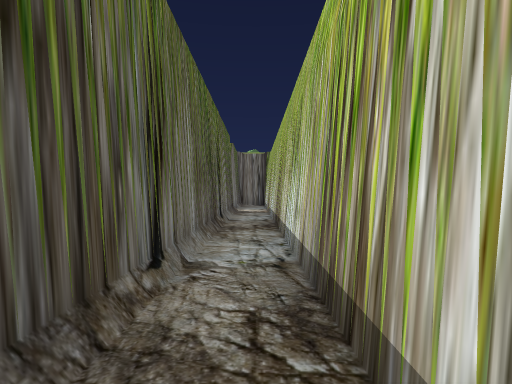
[1] (above)

12 first-person views from a walk through a Unity game level. The camera is 1.5 m above the floor, looks level and sees 80° across. The floor is counted in squares, 2 m on a side. Each view is taken from the middle of a square. On the plan, view 1 faces up. The plan holds only what a view shows up to about 10 squares ahead; the rest is blank. The place goes on beyond the plan. The player character is not drawn.

[2]
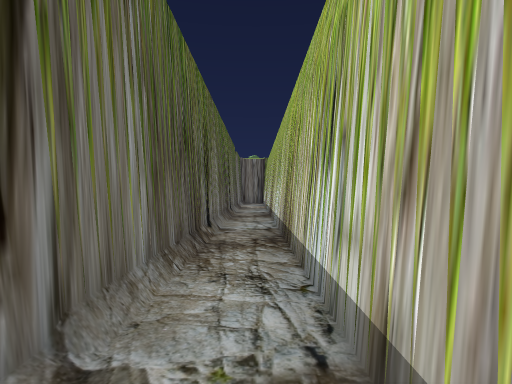

[3]
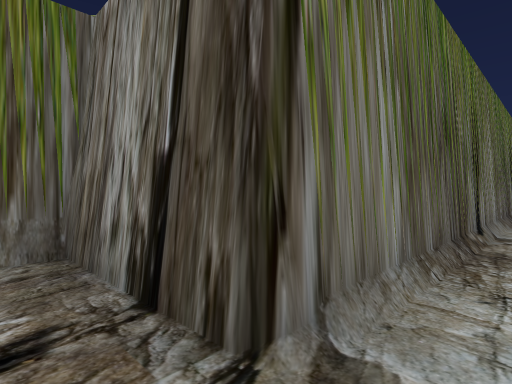

[4]
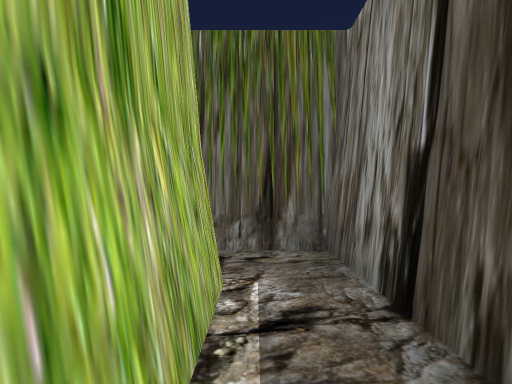

[5]
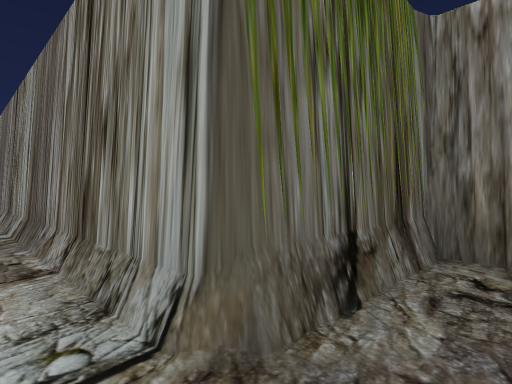

[6]
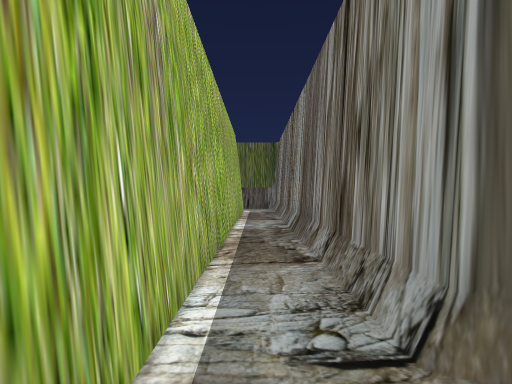

[7]
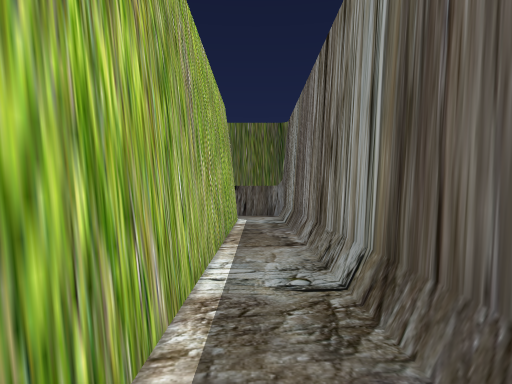

[8]
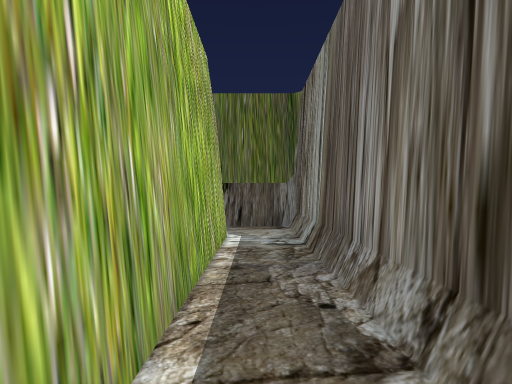

[9]
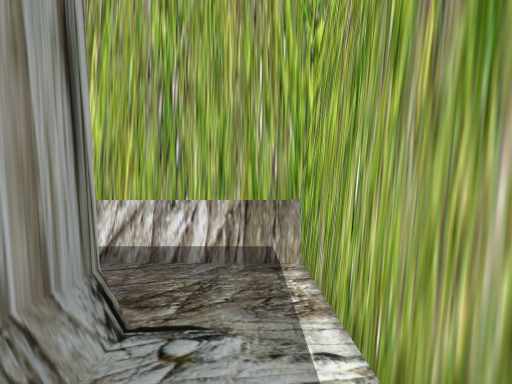

[10]
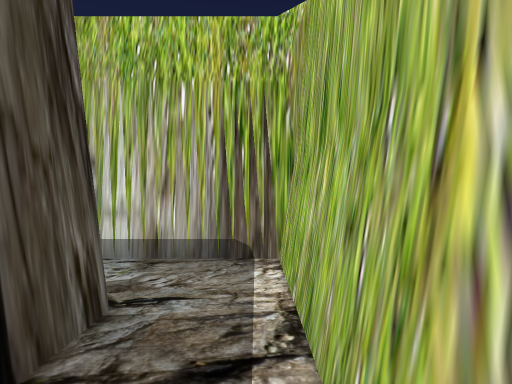

[11]
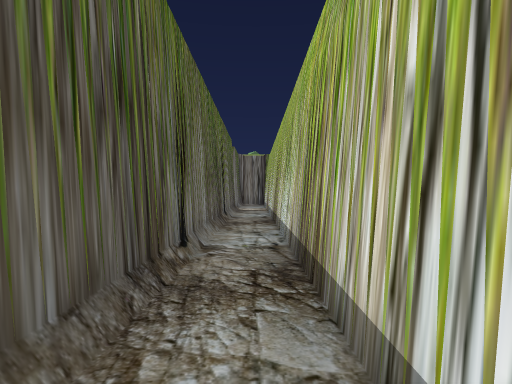

[12]
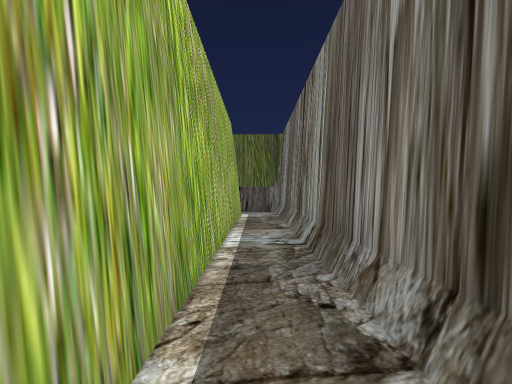

### Floor plan
Points are (right, up) in squares from view 1. A wall is a line through its corners. A room is listed if a view was taken in it or the views show most of it. See-through windows are left out.
Room 1 (views 1, 2, 3, 4, 11)
walls: (-2.5, -3.4) (0.5, -3.4) (0.5, 9.5); (-0.9, 9.5) (-0.9, -2) (-2.4, -2)
ways out: opening at (-1.5, -3) to room 3
Room 2 (views 5, 6, 7, 8, 9, 12)
walls: (-4.1, -3.5) (-4.1, -4.9) (-4.3, -5.1) (-16.8, -5.1) (-16.8, -6.7); (-15.2, -6.5) (-2.6, -6.5) (-2.6, -4.1)
ways out: opening at (-3, -4.5) to room 3; opening at (-16, -7.5)
Room 3 (view 10)
walls: (-2.4, -2) (-4.1, -2) (-4.1, -3.5)
ways out: opening at (-1.5, -3) to room 1; opening at (-3, -4.5) to room 2

Where each view was taken, in squares from view 1:
view 1: 0 up, 0 right, facing up
view 2: 3 down, 0 right, facing up
view 3: 3 down, 0 right, facing up-left
view 4: 3 down, 0 right, facing left
view 5: 6 down, 3 left, facing up-left
view 6: 6 down, 3 left, facing left
view 7: 6 down, 7 left, facing left
view 8: 6 down, 10 left, facing left
view 9: 6 down, 6 left, facing right
view 10: 3 down, 3 left, facing right
view 11: 1 down, 0 right, facing up
view 12: 6 down, 5 left, facing left
